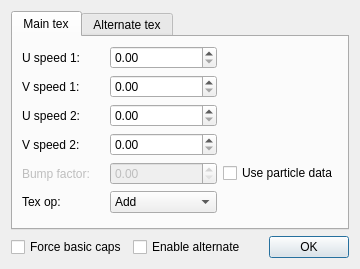
<?xml version="1.0" encoding="UTF-8"?>
<ui version="4.0">
 <class>CMultiTexDialog</class>
 <widget class="QDialog" name="CMultiTexDialog">
  <property name="geometry">
   <rect>
    <x>0</x>
    <y>0</y>
    <width>360</width>
    <height>269</height>
   </rect>
  </property>
  <property name="windowTitle">
   <string>Multitexturing</string>
  </property>
  <property name="modal">
   <bool>true</bool>
  </property>
  <layout class="QGridLayout" name="gridLayout_3">
   <item row="0" column="0" colspan="3">
    <widget class="QTabWidget" name="tabWidget">
     <property name="enabled">
      <bool>true</bool>
     </property>
     <property name="currentIndex">
      <number>0</number>
     </property>
     <widget class="QWidget" name="mainTab">
      <attribute name="title">
       <string>Main tex</string>
      </attribute>
      <layout class="QGridLayout" name="gridLayout">
       <item row="0" column="0">
        <widget class="QLabel" name="uSpeed1Label">
         <property name="text">
          <string>U speed 1:</string>
         </property>
        </widget>
       </item>
       <item row="0" column="1">
        <widget class="QDoubleSpinBox" name="uSpeed1DoubleSpinBox"/>
       </item>
       <item row="0" column="2" rowspan="4">
        <widget class="NLQT::CParticleTextureWidget" name="texWidget" native="true"/>
       </item>
       <item row="1" column="0">
        <widget class="QLabel" name="vSpeed1Label">
         <property name="text">
          <string>V speed 1:</string>
         </property>
        </widget>
       </item>
       <item row="1" column="1">
        <widget class="QDoubleSpinBox" name="vSpeed1DoubleSpinBox"/>
       </item>
       <item row="2" column="0">
        <widget class="QLabel" name="uSpeed2Label">
         <property name="text">
          <string>U speed 2:</string>
         </property>
        </widget>
       </item>
       <item row="2" column="1">
        <widget class="QDoubleSpinBox" name="uSpeed2DoubleSpinBox"/>
       </item>
       <item row="3" column="0">
        <widget class="QLabel" name="vSpeed2Label">
         <property name="text">
          <string>V speed 2:</string>
         </property>
        </widget>
       </item>
       <item row="3" column="1">
        <widget class="QDoubleSpinBox" name="vSpeed2DoubleSpinBox"/>
       </item>
       <item row="4" column="0">
        <widget class="QLabel" name="bumpFactorLabel">
         <property name="enabled">
          <bool>false</bool>
         </property>
         <property name="text">
          <string>Bump factor:</string>
         </property>
        </widget>
       </item>
       <item row="4" column="1">
        <widget class="QDoubleSpinBox" name="bumpFactorDoubleSpinBox">
         <property name="enabled">
          <bool>false</bool>
         </property>
        </widget>
       </item>
       <item row="4" column="2">
        <widget class="QCheckBox" name="useParticleDataCheckBox">
         <property name="text">
          <string>Use particle data</string>
         </property>
        </widget>
       </item>
       <item row="5" column="0">
        <widget class="QLabel" name="texOpLabel">
         <property name="text">
          <string>Tex op:</string>
         </property>
        </widget>
       </item>
       <item row="5" column="1">
        <widget class="QComboBox" name="texOpComboBox">
         <item>
          <property name="text">
           <string>Add</string>
          </property>
         </item>
         <item>
          <property name="text">
           <string>Modulate</string>
          </property>
         </item>
         <item>
          <property name="text">
           <string>Decal</string>
          </property>
         </item>
         <item>
          <property name="text">
           <string>EnvBumpMap</string>
          </property>
         </item>
        </widget>
       </item>
      </layout>
     </widget>
     <widget class="QWidget" name="alternateTab">
      <property name="enabled">
       <bool>false</bool>
      </property>
      <attribute name="title">
       <string>Alternate tex</string>
      </attribute>
      <layout class="QGridLayout" name="gridLayout_2">
       <item row="0" column="0">
        <widget class="QLabel" name="label_19">
         <property name="text">
          <string>U speed 1:</string>
         </property>
        </widget>
       </item>
       <item row="0" column="1">
        <widget class="QDoubleSpinBox" name="uSpeed1DoubleSpinBox_2"/>
       </item>
       <item row="0" column="2" rowspan="4">
        <widget class="NLQT::CParticleTextureWidget" name="texWidget_2" native="true"/>
       </item>
       <item row="1" column="0">
        <widget class="QLabel" name="label_26">
         <property name="text">
          <string>V speed 1:</string>
         </property>
        </widget>
       </item>
       <item row="1" column="1">
        <widget class="QDoubleSpinBox" name="vSpeed1DoubleSpinBox_2"/>
       </item>
       <item row="2" column="0">
        <widget class="QLabel" name="label_27">
         <property name="text">
          <string>U speed 2:</string>
         </property>
        </widget>
       </item>
       <item row="2" column="1">
        <widget class="QDoubleSpinBox" name="uSpeed2DoubleSpinBox_2"/>
       </item>
       <item row="3" column="0">
        <widget class="QLabel" name="label_28">
         <property name="text">
          <string>V speed 2:</string>
         </property>
        </widget>
       </item>
       <item row="3" column="1">
        <widget class="QDoubleSpinBox" name="vSpeed2DoubleSpinBox_2"/>
       </item>
       <item row="4" column="0">
        <widget class="QLabel" name="label_30">
         <property name="text">
          <string>Tex op:</string>
         </property>
        </widget>
       </item>
       <item row="4" column="1">
        <widget class="QComboBox" name="texOpComboBox_2">
         <item>
          <property name="text">
           <string>Add</string>
          </property>
         </item>
         <item>
          <property name="text">
           <string>Modulate</string>
          </property>
         </item>
         <item>
          <property name="text">
           <string>Decal</string>
          </property>
         </item>
        </widget>
       </item>
       <item row="4" column="2">
        <widget class="QCheckBox" name="useParticleDataCheckBox_2">
         <property name="text">
          <string>Use particle data all</string>
         </property>
        </widget>
       </item>
      </layout>
     </widget>
    </widget>
   </item>
   <item row="1" column="0">
    <widget class="QCheckBox" name="basicCapsCheckBox">
     <property name="text">
      <string>Force basic caps</string>
     </property>
    </widget>
   </item>
   <item row="1" column="1">
    <widget class="QCheckBox" name="enableAlternateCheckBox">
     <property name="text">
      <string>Enable alternate</string>
     </property>
    </widget>
   </item>
   <item row="1" column="2">
    <widget class="QDialogButtonBox" name="buttonBox">
     <property name="orientation">
      <enum>Qt::Horizontal</enum>
     </property>
     <property name="standardButtons">
      <set>QDialogButtonBox::Ok</set>
     </property>
    </widget>
   </item>
  </layout>
 </widget>
 <customwidgets>
  <customwidget>
   <class>NLQT::CParticleTextureWidget</class>
   <extends>QWidget</extends>
   <header>particle_texture_widget.h</header>
   <container>1</container>
  </customwidget>
 </customwidgets>
 <resources/>
 <connections>
  <connection>
   <sender>buttonBox</sender>
   <signal>accepted()</signal>
   <receiver>CMultiTexDialog</receiver>
   <slot>accept()</slot>
   <hints>
    <hint type="sourcelabel">
     <x>250</x>
     <y>264</y>
    </hint>
    <hint type="destinationlabel">
     <x>157</x>
     <y>268</y>
    </hint>
   </hints>
  </connection>
  <connection>
   <sender>buttonBox</sender>
   <signal>rejected()</signal>
   <receiver>CMultiTexDialog</receiver>
   <slot>reject()</slot>
   <hints>
    <hint type="sourcelabel">
     <x>276</x>
     <y>264</y>
    </hint>
    <hint type="destinationlabel">
     <x>286</x>
     <y>268</y>
    </hint>
   </hints>
  </connection>
 </connections>
</ui>
